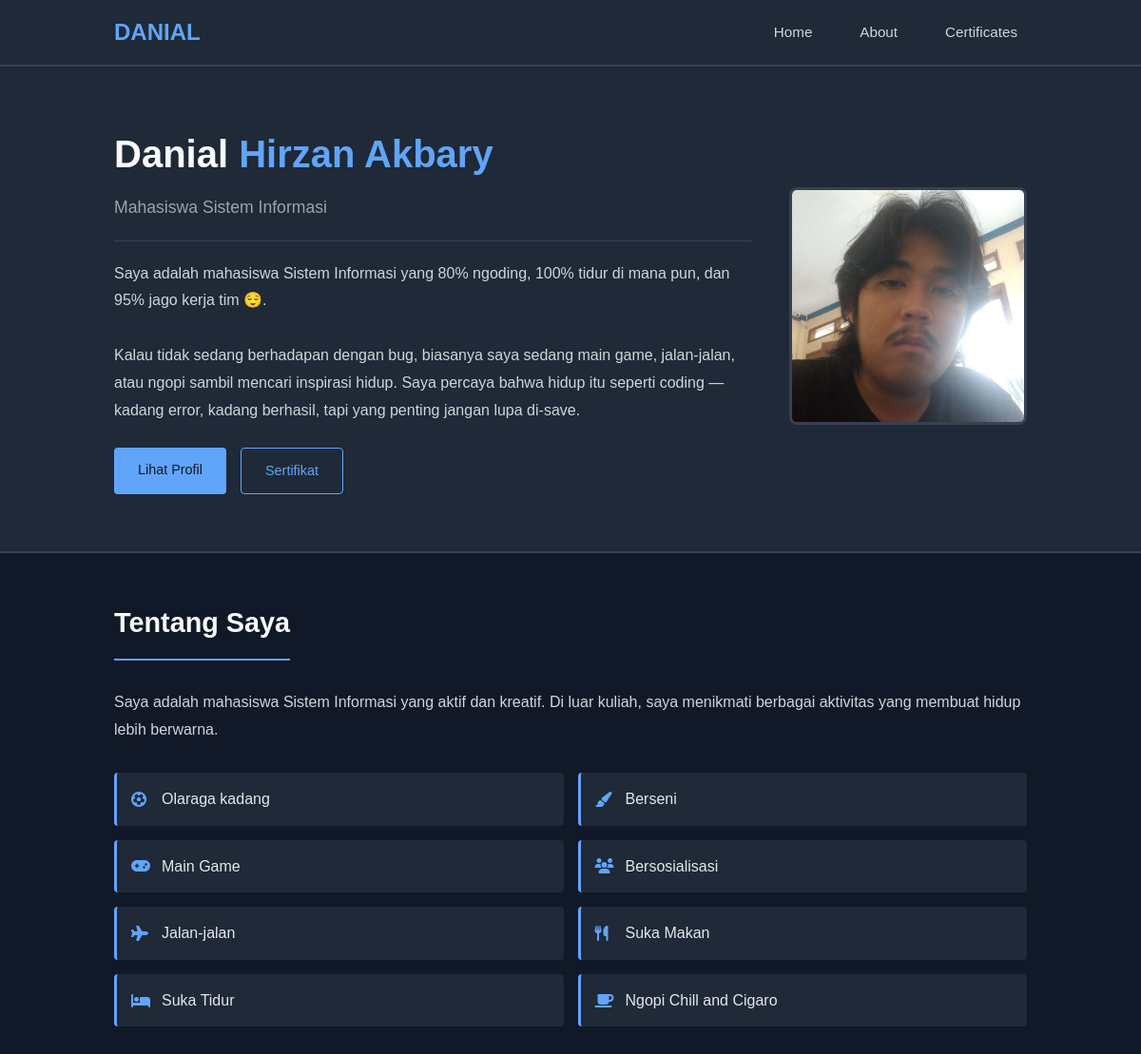
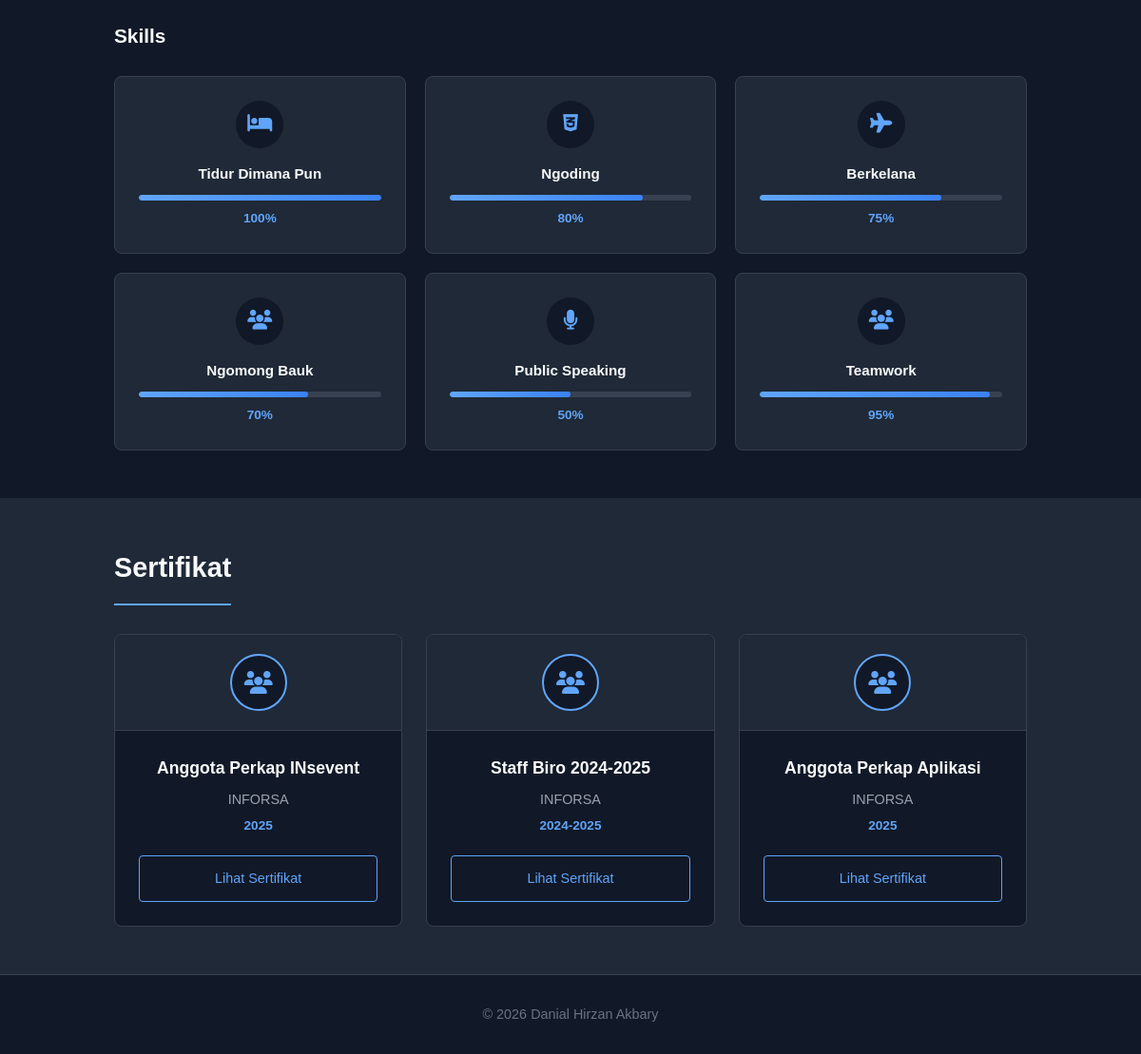
The page / on the database its author committed (2 pictures, top to bottom).
### tables this page shows
CREATE TABLE `profil` (
  `id` int NOT NULL,
  `nama_lengkap` varchar(100) NOT NULL,
  `role` varchar(100) NOT NULL,
  `deskripsi` text NOT NULL,
  `tahun_copyright` int NOT NULL
);

CREATE TABLE `hobbies` (
  `id` int NOT NULL,
  `jenis` varchar(50) NOT NULL,
  `nama_hobby` varchar(50) NOT NULL,
  `urutan` int DEFAULT '0'
);

CREATE TABLE `skills` (
  `id` int NOT NULL,
  `jenis` varchar(50) NOT NULL,
  `nama_skill` varchar(50) NOT NULL,
  `persentase` int NOT NULL,
  `urutan` int DEFAULT '0'
);

CREATE TABLE `sertifikat` (
  `id` int NOT NULL,
  `jenis` varchar(50) NOT NULL,
  `judul` varchar(100) NOT NULL,
  `penerbit` varchar(100) NOT NULL,
  `tahun` varchar(20) NOT NULL,
  `urutan` int DEFAULT '0'
);

### index.php (the view, shortened to what this page needs)
<?php
require_once 'koneksi.php';
$query_profil = "SELECT * FROM profil LIMIT 1";
$result_profil = mysqli_query($conn, $query_profil);
$profil = mysqli_fetch_assoc($result_profil);
$query_hobbies = "SELECT * FROM hobbies ORDER BY urutan ASC";
$result_hobbies = mysqli_query($conn, $query_hobbies);
$query_skills = "SELECT * FROM skills ORDER BY urutan ASC";
$result_skills = mysqli_query($conn, $query_skills);
$query_sertifikat = "SELECT * FROM sertifikat ORDER BY urutan ASC";
$result_sertifikat = mysqli_query($conn, $query_sertifikat);
$foto_profil = "assets/image/profile.jpeg";
$pdf_sertifikat = [
    "assets/pdf/insevent.pdf",
    "assets/pdf/biro.pdf",
    "assets/pdf/aplikasi.pdf"
];
$icon_hobby = [
    'olahraga' => 'fas fa-futbol',
    'seni' => 'fas fa-paint-brush',
    'game' => 'fas fa-gamepad',
    'sosial' => 'fas fa-users',
    'travel' => 'fas fa-plane',
    'makan' => 'fas fa-utensils',
    'tidur' => 'fas fa-bed',
    'ngopi' => 'fas fa-coffee'
];
$icon_skill = [
    'tidur' => 'fas fa-bed',
    'ngoding' => 'fab fa-css3-alt',
    'travel' => 'fas fa-plane',
    'ngomong' => 'fas fa-users',
    'speak' => 'fas fa-microphone',
    'team' => 'fas fa-users'
];
$icon_sertifikat = [
    'organisasi' => 'fas fa-users',
    'kompetisi' => 'fas fa-trophy',
    'kursus' => 'fas fa-graduation-cap'
];
?>
<!DOCTYPE html>
<html lang="id">
<head>
    <link rel="stylesheet" href="https://cdnjs.cloudflare.com/ajax/libs/font-awesome/6.4.0/css/all.min.css">
    <link rel="stylesheet" href="style.css">
</head>
<body>
    <nav class="navbar">
        <div class="nav-container">
            <div class="logo-text">DANIAL</div>
            <ul class="nav-menu">
                <li><a href="#home" class="nav-link">Home</a></li>
                <li><a href="#about" class="nav-link">About</a></li>
                <li><a href="#certificates" class="nav-link">Certificates</a></li>
            </ul>
        </div>
    </nav>
    <section id="home" class="hero">
        <div class="container">
            <div class="hero-content">
                <div class="hero-left">
                    <?php
                    $nama_parts = explode(' ', $profil['nama_lengkap'], 2);
                    $nama_depan = $nama_parts[0];
                    $nama_belakang = isset($nama_parts[1]) ? $nama_parts[1] : '';
                    ?>
                    <h1 class="hero-name"><?php echo $nama_depan; ?> <span><?php echo $nama_belakang; ?></span></h1>
                    <p class="hero-role"><?php echo $profil['role']; ?></p>
                    <p class="hero-desc"><?php echo nl2br($profil['deskripsi']); ?></p>
                    <div class="hero-buttons">
                        <a href="#about" class="btn btn-primary">Lihat Profil</a>
                        <a href="#certificates" class="btn btn-secondary">Sertifikat</a>
                    </div>
                </div>
                <div class="hero-right">
                    <img src="<?php echo $foto_profil; ?>" alt="<?php echo $profil['nama_lengkap']; ?>" class="profile-img">
                </div>
            </div>
        </div>
    </section>
    <section id="about" class="about">
        <div class="container">
            <h2 class="section-title">Tentang Saya</h2>
            <p class="about-text">
                Saya adalah mahasiswa Sistem Informasi yang aktif dan kreatif.
                Di luar kuliah, saya menikmati berbagai aktivitas yang membuat hidup lebih berwarna.
            </p>
            <div class="hobbies-list">
                <?php while ($hobby = mysqli_fetch_assoc($result_hobbies)) :
                    $jenis = $hobby['jenis'];
                    $icon_class = isset($icon_hobby[$jenis]) ? $icon_hobby[$jenis] : 'fas fa-circle';
                ?>
                    <div class="hobby-item">
                        <i class="<?php echo $icon_class; ?>"></i>
                        <span><?php echo $hobby['nama_hobby']; ?></span>
                    </div>
                <?php endwhile; ?>
            </div>
            <div class="skills-section">
                <h3 class="skills-title">Skills</h3>
                <div class="skills-grid">
                    <?php while ($skill = mysqli_fetch_assoc($result_skills)) :
                        $jenis = $skill['jenis'];
                        $icon_class = isset($icon_skill[$jenis]) ? $icon_skill[$jenis] : 'fas fa-circle';
                    ?>
                        <div class="skill-card">
                            <div class="skill-icon">
                                <i class="<?php echo $icon_class; ?>"></i>
                            </div>
                            <div class="skill-name"><?php echo $skill['nama_skill']; ?></div>
                            <div class="skill-bar-bg">
                                <div class="skill-fill" style="width: <?php echo $skill['persentase']; ?>%"></div>
                            </div>
                            <div class="skill-percent"><?php echo $skill['persentase']; ?>%</div>
                        </div>
                    <?php endwhile; ?>
                </div>
            </div>
        </div>
    </section>
    <section id="certificates" class="certificates">
        <div class="container">
            <h2 class="section-title">Sertifikat</h2>
            <div class="cert-grid">
                <?php
                $index = 0;
                while ($sertif = mysqli_fetch_assoc($result_sertifikat)) :
                    $jenis = $sertif['jenis'];
                    $icon_class = isset($icon_sertifikat[$jenis]) ? $icon_sertifikat[$jenis] : 'fas fa-certificate';
                ?>
                    <div class="cert-card">
                        <div class="cert-header">
                            <div class="cert-badge">
                                <i class="<?php echo $icon_class; ?>"></i>
                            </div>
                        </div>
                        <div class="cert-body">
                            <h3 class="cert-title"><?php echo $sertif['judul']; ?></h3>
                            <p class="cert-issuer"><?php echo $sertif['penerbit']; ?></p>
                            <p class="cert-year"><?php echo $sertif['tahun']; ?></p>
                            <a href="<?php echo $pdf_sertifikat[$index]; ?>" target="_blank" class="cert-btn">Lihat Sertifikat</a>
                        </div>
                    </div>
                <?php
                    $index++;
                endwhile;
                ?>
            </div>
        </div>
    </section>
    <footer class="footer">
        <div class="container">
            <p class="footer-text">&copy; <?php echo $profil['tahun_copyright']; ?> <?php echo $profil['nama_lengkap']; ?></p>
        </div>
    </footer>
</body>
</html>

### rows shown on the page
profil: nama_lengkap "Danial", nama_lengkap "Hirzan Akbary", role "Mahasiswa Sistem Informasi", deskripsi "Saya adalah mahasiswa Sistem Informasi yang 80% ngoding, 100% tidur di mana pun, dan 95% jago kerja tim 😌. Kalau tidak sedang berhadapan dengan bug, biasanya saya sedang main game, jalan-jalan, atau ngopi sambil mencari inspirasi hidup. Saya percaya bahwa hidup itu seperti coding — kadang error, kadang berhasil, tapi yang penting jangan lupa di-save.", tahun_copyright "2026", nama_lengkap "Danial Hirzan Akbary"
hobbies: nama_hobby "Olaraga kadang"
hobbies: nama_hobby "Berseni"
hobbies: nama_hobby "Main Game"
hobbies: nama_hobby "Bersosialisasi"
hobbies: nama_hobby "Jalan-jalan"
hobbies: nama_hobby "Suka Makan"
hobbies: nama_hobby "Suka Tidur"
hobbies: nama_hobby "Ngopi Chill and Cigaro"
skills: nama_skill "Tidur Dimana Pun", persentase "100"
skills: nama_skill "Ngoding", persentase "80"
skills: nama_skill "Berkelana", persentase "75"
skills: nama_skill "Ngomong Bauk", persentase "70"
skills: nama_skill "Public Speaking", persentase "50"
skills: nama_skill "Teamwork", persentase "95"
sertifikat: judul "Anggota Perkap INsevent", penerbit "INFORSA", tahun "2025"
sertifikat: judul "Staff Biro 2024-2025", penerbit "INFORSA", tahun "2024-2025"
sertifikat: judul "Anggota Perkap Aplikasi", penerbit "INFORSA", tahun "2025"
